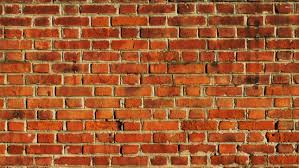
#> input picture cv_api/images/brick.jpeg, 299 x 168 px
$ python sob.py   (older library calls are emulated)
#> lines starting #> are read from the running program, lines starting #| are printed output that depends on the picture; after the words box and inside, x2 and y2 are one past the last pixel; in counts of white or black regions, pixels touching at a corner belong together
import cv2
import numpy as np
from matplotlib import pyplot as plt

img = cv2.imread('images/brick.jpeg',0)
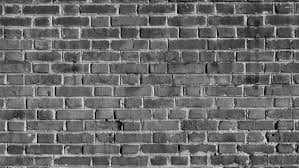
#> img: shape (168, 299); min 0, max 239, mean 106.1

laplacian = cv2.Laplacian(img,cv2.CV_64F)
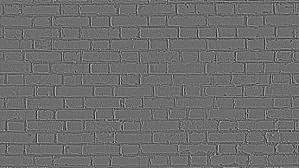
#> laplacian: shape (168, 299) float64; min -367, max 489, mean 0; drawn with min black and max white
sobelx = cv2.Sobel(img,cv2.CV_64F,1,0,ksize=5)
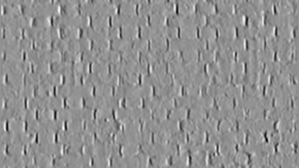
#> sobelx: shape (168, 299) float64; min -8740, max 6614, mean -2.2; drawn with min black and max white
sobely = cv2.Sobel(img,cv2.CV_64F,0,1,ksize=5)
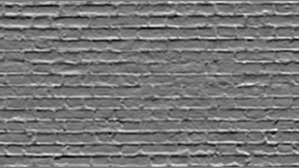
#> sobely: shape (168, 299) float64; min -5765, max 6692, mean 37.8; drawn with min black and max white
sobelCombined = cv2.bitwise_or(sobelx, sobely)
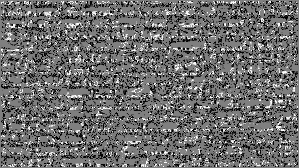
#> sobelCombined: shape (168, 299) float64; 0.21% of the values are NaN or infinite; the others: min -131056, max 131040, mean -17704.5; drawn with min black, max white, NaN and infinite black


plt.subplot(2,2,1),plt.imshow(img,cmap = 'gray')
plt.title('Original'), plt.xticks([]), plt.yticks([])
plt.subplot(2,2,2),plt.imshow(laplacian,cmap = 'gray')
plt.title('Laplacian'), plt.xticks([]), plt.yticks([])
plt.subplot(2,2,3),plt.imshow(sobelx,cmap = 'gray')
plt.title('Sobel X'), plt.xticks([]), plt.yticks([])
plt.subplot(2,2,4),plt.imshow(sobely,cmap = 'gray')
#plt.title('Sobel Y'), plt.xticks([]), plt.yticks([])
#plt.subplot(2,2,5),plt.imshow('SC',sobelCombined)
plt.show()
cv2.imshow('ewrqw',sobelCombined)
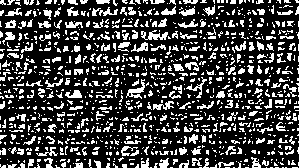
#> window 'ewrqw': shape (168, 299); 26% white in thin lines or dots
cv2.waitKey(0)
#plt.show()

$ run again, with cv_api/images/as.jpeg copied over cv_api/images/brick.jpeg
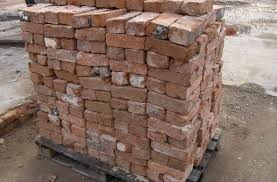
#> input picture cv_api/images/as.jpeg, 277 x 182 px
#> `sobelCombined = cv2.bitwise_or(sobelx, sobely)`:
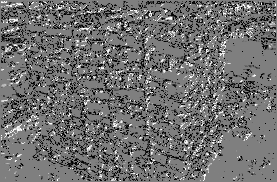
#> sobelCombined: shape (182, 277) float64; 0.32% of the values are NaN or infinite; the others: min -131056, max 131040, mean -15810.9; drawn with min black, max white, NaN and infinite black
#> `cv2.imshow('ewrqw',sobelCombined)`:
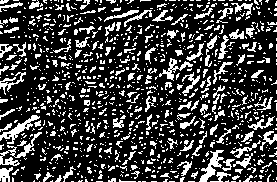
#> window 'ewrqw': shape (182, 277); 24.4% white in thin lines or dots
